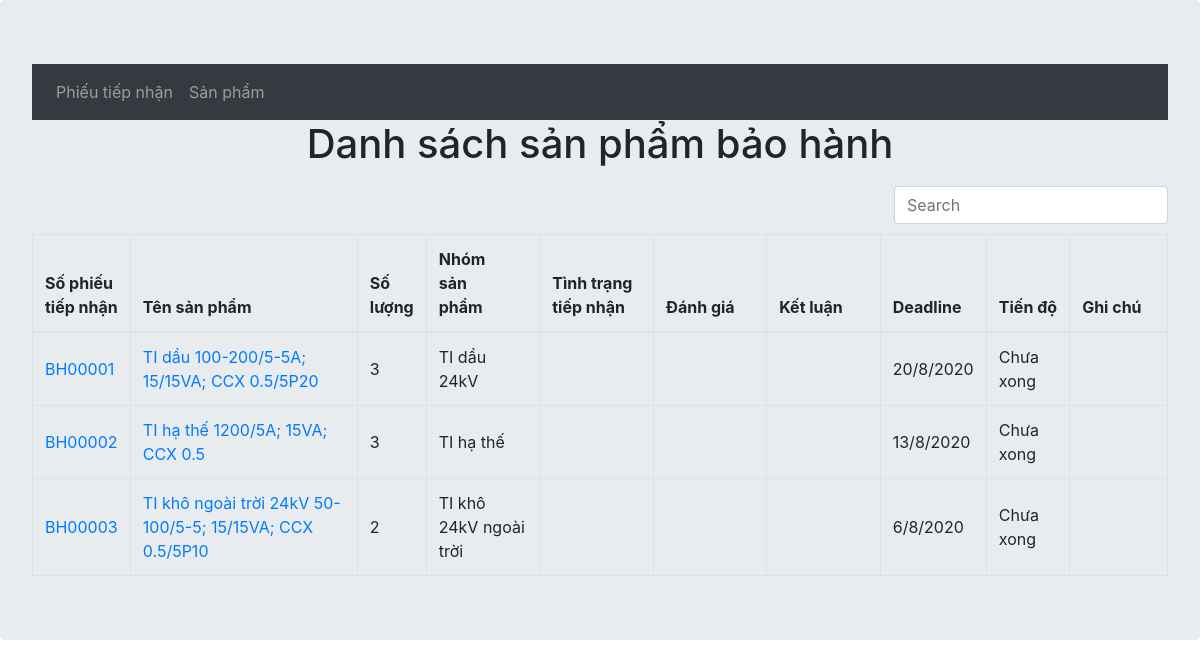
The app's page /warranty/items, older data.
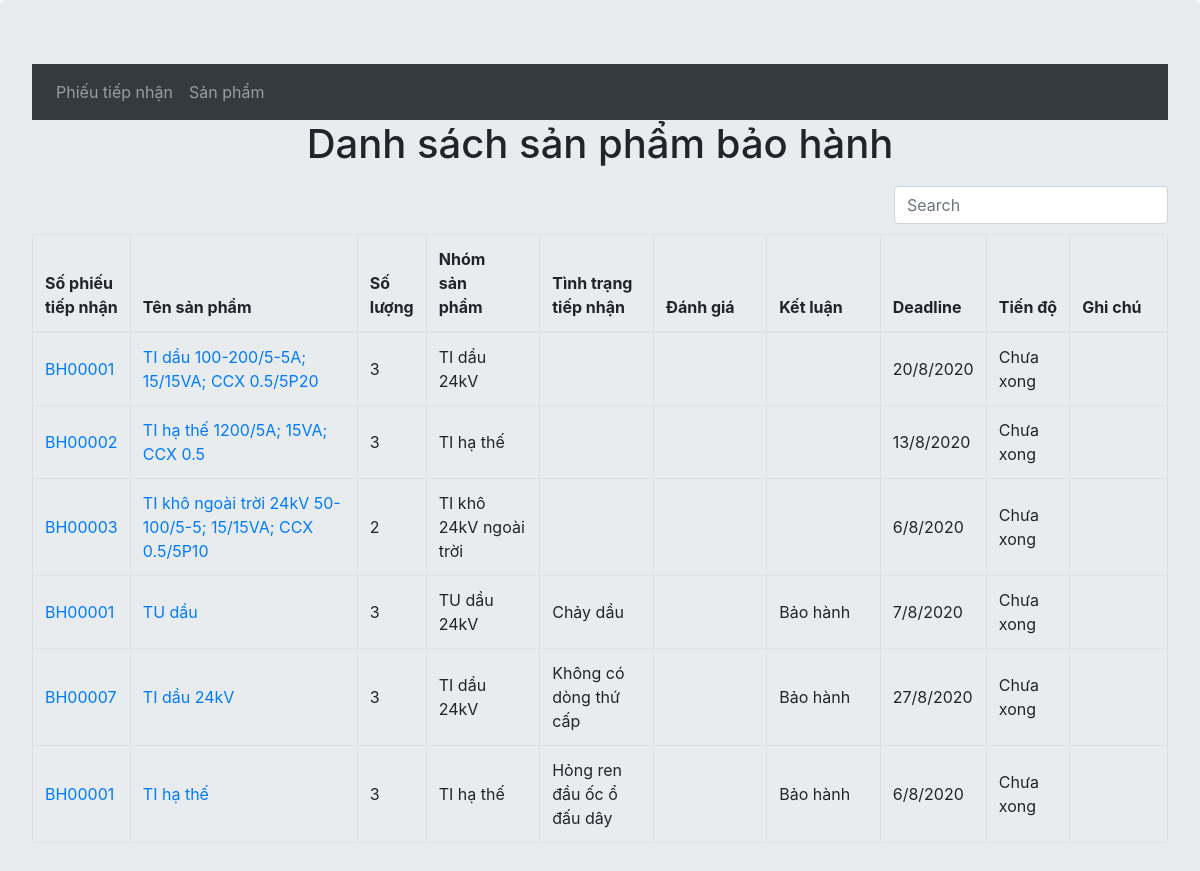
The same page, newer data.
### warranty/models.py (models this page shows, shortened)
class Item(models.Model):
    group = [
        ("TIDAU24", "TI dầu 24kV"),
        ("TUDAU24","TU dầu 24kV"),
        ("TIKHO24I", "TI khô 24kV trong nhà"),
        ("TIKHO24O", "TI khô 24kV ngoài trời"),
        ("TIHT", "TI hạ thế"),
    ]
    noteNumber = models.ForeignKey(Note, on_delete=models.CASCADE, related_name="item", verbose_name="Phiếu tiếp nhận")
    itemName = models.CharField(max_length=60, verbose_name="Tên sản phẩm")
    quantity = models.IntegerField(null=False, verbose_name="Số lượng")
    itemGroup = models.CharField(max_length=10, choices=group, verbose_name="Nhóm sản phẩm")
    status = models.CharField(max_length=128, blank=True, verbose_name="Tình trạng tiếp nhận")
    check = models.CharField(max_length=128, blank=True, verbose_name="Đánh giá")
    conclude = models.CharField(max_length=128, blank=True, verbose_name="Kết luận")
    deadline = models.DateField(verbose_name="Deadline")
    note = models.TextField(blank=True)
    done = models.BooleanField(choices=[(True, "Xong"), (False, "Chưa xong")], default=False)

class Note(models.Model):
    noteNumber = models.CharField(max_length=10, unique=True,error_messages={'unique':"Số phiếu này đã có"}, verbose_name="Số phiếu")
    customers = models.CharField(max_length=50, null=False, verbose_name="Khách hàng")
    receiveDay = models.DateField(null=False, verbose_name="Ngày tiếp nhận")
    note = models.TextField(blank=True, verbose_name="Ghi chú")

### warranty/views.py (the view)
# urls.py: path('items', views.ItemListView.as_view(), name = 'items'),
class ItemListView(generic.ListView):
    model = Item

### warranty/templates/warranty/item_list.html (shortened to what this page needs)
{% extends 'warranty/layout.html'%}
{% block content %}
        {% if item_list %}
        <h1 class="text-center">Danh sách sản phẩm bảo hành</h1>
        <table data-toggle="table" data-search="true" data-resizable="true">
            <thead>
                <tr>
                    <th data-width="5" data-width-unit="%">Số phiếu<br>tiếp nhận</th>
                    <th data-width="20" data-width-unit="%">Tên sản phẩm</th>
                    <th data-width="5" data-width-unit="%">Số<br>lượng</th>
                    <th data-width="10" data-width-unit="%">Nhóm<br>sản<br>phẩm</th>
                    <th data-width="10" data-width-unit="%">Tình trạng<br>tiếp nhận</th>
                    <th data-width="10" data-width-unit="%">Đánh giá</th>
                    <th data-width="10" data-width-unit="%">Kết luận</th>
                    <th data-width="5" data-width-unit="%">Deadline</th>
                    <th data-width="5" data-width-unit="%">Tiến độ</th>
                    <th data-width="20" data-width-unit="%">Ghi chú</th>
                </tr>
            </thead>
            <tbody>
                {% for item in item_list %}
                <tr>
                    <td>
                        <a href="{% url 'warranty:note_detail' item.noteNumber.id %}">{{ item.noteNumber.noteNumber }}</a></td>
                    <td><a href="{% url 'warranty:item_edit' item.id %}">{{ item.itemName }}</a></td>
                    <td>{{ item.quantity }}</td>
                    <td>{{ item.get_itemGroup_display }}</td>
                    <td>{{ item.status }}</td>
                    <td>{{ item.check }}</td>
                    <td>{{ item.conclude }}</td>
                    <td>{{ item.deadline|date:"j/n/Y" }}</td>
                    <td>{{ item.get_done_display }}</td>
                    <td>{{ item.note }}</td>
                </tr>
                {% endfor %}
            </tbody>
        </table>
        {% else %}
        <div class="text-center">Chưa có phiếu tiếp nhận nào</div>
        {% endif %}
{% endblock %}

Row changes from the older to the newer data that the page shows:
added Item: noteNumber.noteNumber "BH00001", itemName "TU dầu", quantity "3", itemGroup "TU dầu 24kV", status "Chảy dầu", conclude "Bảo hành", deadline "7/8/2020", done "Chưa xong"
added Item: noteNumber.noteNumber "BH00007", itemName "TI dầu 24kV", quantity "3", itemGroup "TI dầu 24kV", status "Không có dòng thứ cấp", conclude "Bảo hành", deadline "27/8/2020", done "Chưa xong"
added Item: noteNumber.noteNumber "BH00001", itemName "TI hạ thế", quantity "3", itemGroup "TI hạ thế", status "Hỏng ren đầu ốc ổ đấu dây", conclude "Bảo hành", deadline "6/8/2020", done "Chưa xong"
